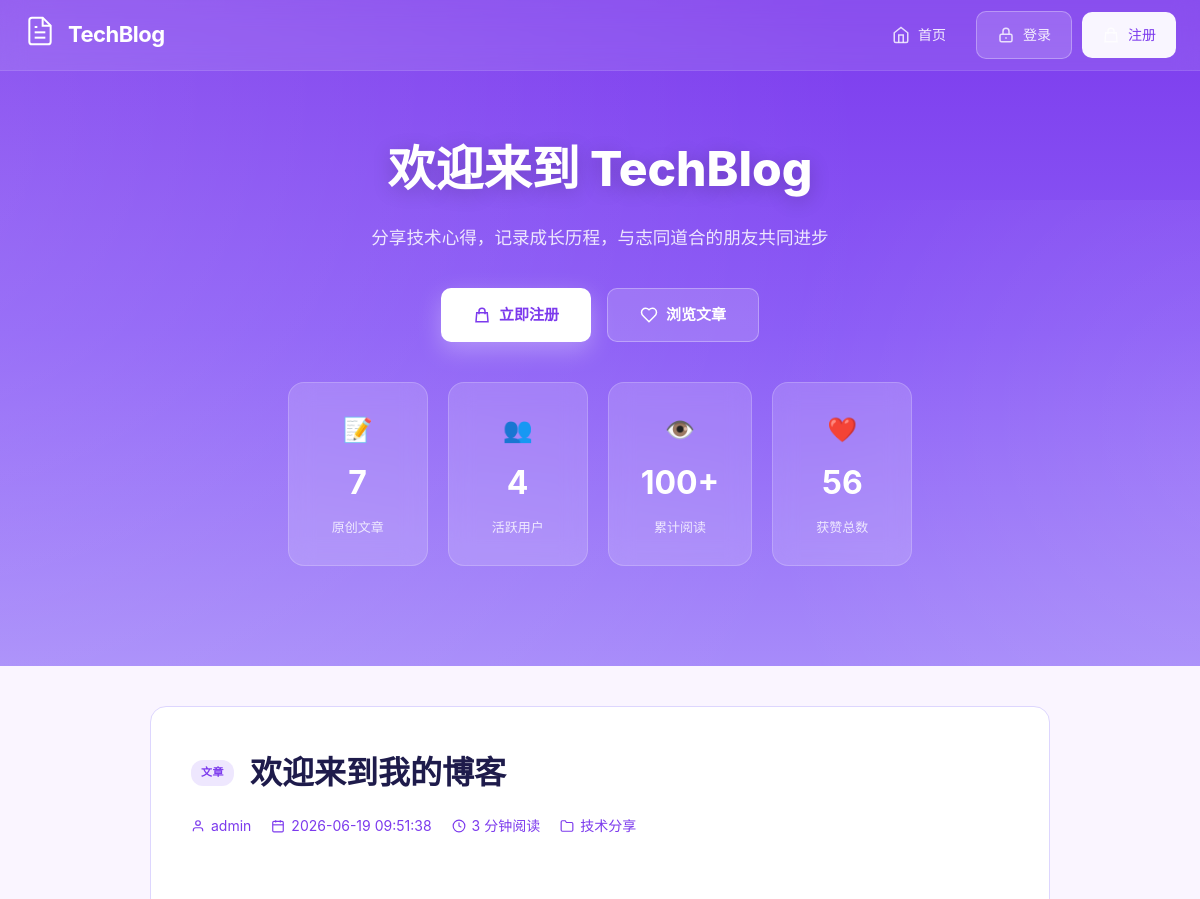
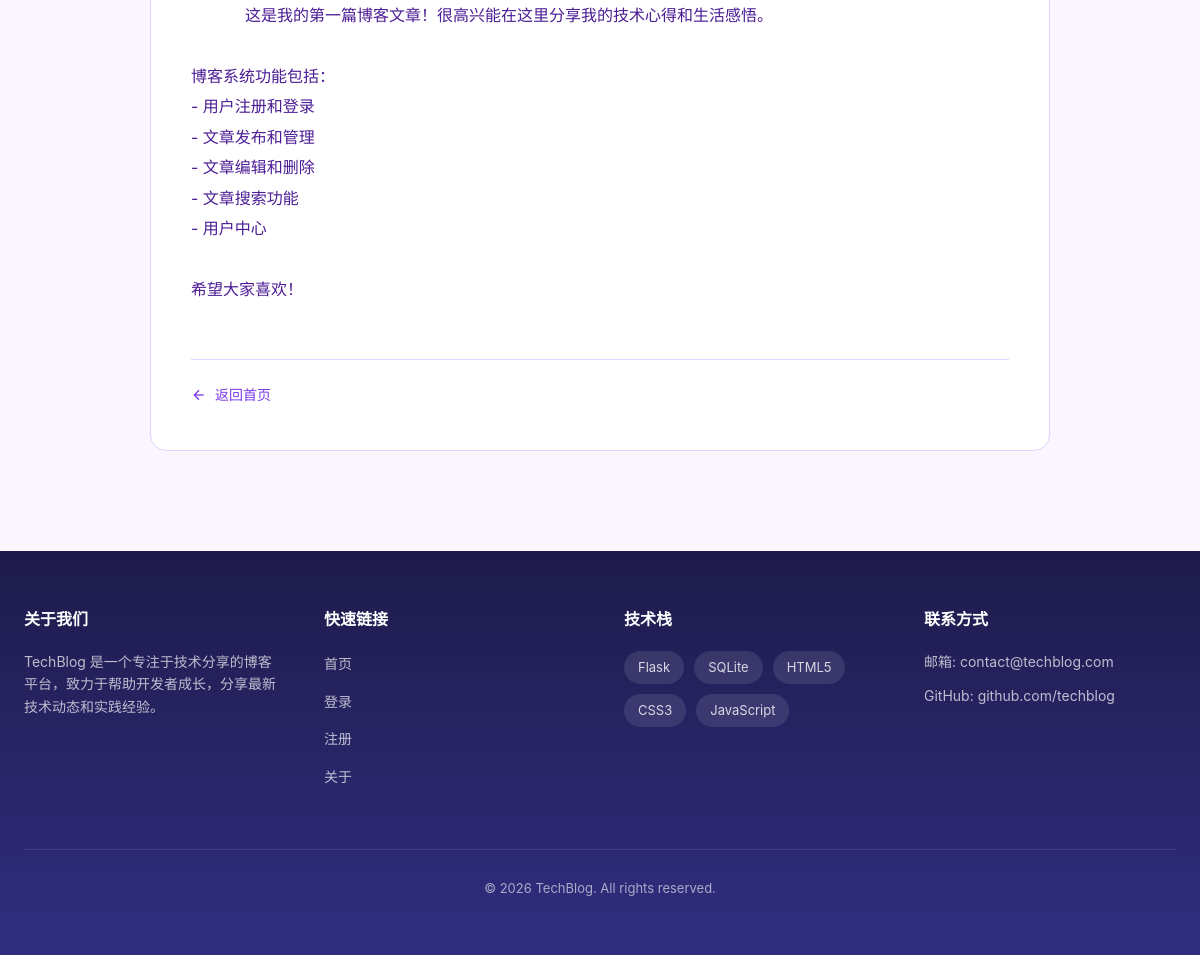
/post/1, run on the app's committed database (2 pictures, top to bottom).
### tables this page shows
CREATE TABLE posts (
    id INTEGER PRIMARY KEY AUTOINCREMENT,
    title TEXT NOT NULL,
    content TEXT NOT NULL,
    author_id INTEGER NOT NULL,
    created_at TIMESTAMP DEFAULT CURRENT_TIMESTAMP,
    updated_at TIMESTAMP, media_type TEXT DEFAULT 'text', media_url TEXT, media_thumbnail TEXT, category TEXT DEFAULT '技术分享', tags TEXT, read_time INTEGER DEFAULT 3, status TEXT DEFAULT pending, reviewed_by INTEGER, reviewed_at TEXT,
    FOREIGN KEY (author_id) REFERENCES users(id)
);

CREATE TABLE users (
    id INTEGER PRIMARY KEY AUTOINCREMENT,
    username TEXT UNIQUE NOT NULL,
    password TEXT NOT NULL,
    created_at TIMESTAMP DEFAULT CURRENT_TIMESTAMP
);

### app.py (the view)
@app.route('/post/<int:post_id>')
def post_detail(post_id):
    db = get_db()
    post = db.execute('SELECT p.*, u.username FROM posts p JOIN users u ON p.author_id = u.id WHERE p.id = ?',
                     (post_id,)).fetchone()
    if post:
        return render_template('post_detail.html', post=post)
    return render_template('errors/404.html'), 404

### app.py (called while the page is built)
def get_db():
    conn = sqlite3.connect(DATABASE)
    conn.row_factory = sqlite3.Row
    return conn

@app.context_processor
def inject_user():
    return dict(
        current_user=session.get('username'),
        is_logged_in='user_id' in session
    )

### templates/post_detail.html (shortened to what this page needs)
{% extends 'base.html' %}
{% block content %}
    <article class="full-post multimodal-post">
        <header>
            <div class="post-header-info">
                <span class="media-badge media-badge-{{ post['media_type'] if post['media_type'] else 'text' }}">
                    {% if post['media_type'] == 'image' %}
                        图片
                    {% elif post['media_type'] == 'video' %}
                        视频
                    {% elif post['media_type'] == 'audio' %}
                        音频
                    {% else %}
                        文章
                    {% endif %}
                </span>
                <h2>{{ post['title'] }}</h2>
            </div>
            <div class="meta">
                <span class="meta-item">
                    <svg width="16" height="16" viewBox="0 0 24 24" fill="none" stroke="currentColor" stroke-width="2">
                        <path d="M20 21v-2a4 4 0 0 0-4-4H8a4 4 0 0 0-4 4v2"></path>
                        <circle cx="12" cy="7" r="4"></circle>
                    </svg>
                    {{ post['username'] }}
                </span>
                <span class="meta-item">
                    <svg width="16" height="16" viewBox="0 0 24 24" fill="none" stroke="currentColor" stroke-width="2">
                        <rect x="3" y="4" width="18" height="18" rx="2" ry="2"></rect>
                        <line x1="16" y1="2" x2="16" y2="6"></line>
                        <line x1="8" y1="2" x2="8" y2="6"></line>
                        <line x1="3" y1="10" x2="21" y2="10"></line>
                    </svg>
                    {{ post['created_at'] }}
                </span>
                {% if post['read_time'] %}
                <span class="meta-item">
                    <svg width="16" height="16" viewBox="0 0 24 24" fill="none" stroke="currentColor" stroke-width="2">
                        <circle cx="12" cy="12" r="10"></circle>
                        <polyline points="12 6 12 12 16 14"></polyline>
                    </svg>
                    {{ post['read_time'] }} 分钟阅读
                </span>
                {% endif %}
                {% if post['category'] %}
                <span class="meta-item">
                    <svg width="16" height="16" viewBox="0 0 24 24" fill="none" stroke="currentColor" stroke-width="2">
                        <path d="M22 19a2 2 0 0 1-2 2H4a2 2 0 0 1-2-2V5a2 2 0 0 1 2-2h5l2 3h9a2 2 0 0 1 2 2z"></path>
                    </svg>
                    {{ post['category'] }}
                </span>
                {% endif %}
            </div>
        </header>
        <div class="content">
            {{ post['content'] }}
        </div>
        <div class="back-link">
            <a href="{{ url_for('index') }}">
                <svg width="16" height="16" viewBox="0 0 24 24" fill="none" stroke="currentColor" stroke-width="2">
                    <line x1="19" y1="12" x2="5" y2="12"></line>
                    <polyline points="12 19 5 12 12 5"></polyline>
                </svg>
                返回首页
            </a>
        </div>
    </article>
{% endblock %}

### static/css/style.css (style rules this page uses)
:root { --primary-color: #8b5cf6; --primary-dark: #7c3aed; --primary-light: #a78bfa; --secondary-color: #e9d5ff; --accent-color: #c084fc; --success-color: #22c55e; --warning-color: #f59e0b; --danger-color: #ef4444; --info-color: #06b6d4; --bg-primary: #faf5ff; --bg-secondary: #f3e8ff; --bg-tertiary: #ede9fe; --bg-card: #ffffff; --bg-hover: #f5f3ff; --text-primary: #1e1b4b; --text-secondary: #4c1d95; --text-muted: #7c3aed; --border-color: #ddd6fe; --border-light: #c4b5fd; --shadow-sm: 0 1px 2px 0 rgba(139, 92, 246, 0.05); --shadow-md: 0 4px 6px -1px rgba(139, 92, 246, 0.1); --shadow-lg: 0 10px 15px -3px rgba(139, 92, 246, 0.12); --shadow-xl: 0 20px 25px -5px rgba(139, 92, 246, 0.15); --radius-sm: 6px; --radius-md: 10px; --radius-lg: 16px; --radius-xl: 24px; --transition-fast: 0.15s ease; --transition-normal: 0.25s ease; --transition-slow: 0.4s ease; }
html, body, ul, ol, li { margin: 0; padding: 0; list-style: none; }
* { margin: 0; padding: 0; box-sizing: border-box; }
body { font-family: 'Inter', 'PingFang SC', 'Microsoft YaHei', -apple-system, BlinkMacSystemFont, sans-serif; line-height: 1.6; color: var(--text-primary); background: var(--bg-primary); min-height: 100vh; }
.meta-item { display: flex; align-items: center; gap: 6px; }
.meta-item svg { width: 14px; height: 14px; }
.full-post { background: var(--bg-card); border: 1px solid var(--border-color); border-radius: var(--radius-lg); padding: 36px; }
.full-post header { margin-bottom: 32px; }
.full-post h2 { border: none; margin-bottom: 20px; padding: 0; font-size: 2rem; }
.full-post .meta { display: flex; gap: 24px; font-size: 14px; color: var(--text-muted); }
.full-post .content { color: var(--text-secondary); font-size: 16px; line-height: 1.9; white-space: pre-wrap; }
.media-badge { padding: 4px 10px; border-radius: 12px; font-size: 11px; font-weight: 600; text-transform: uppercase; letter-spacing: 0.5px; flex-shrink: 0; }
.media-badge-text { background: rgba(139, 92, 246, 0.15); color: var(--primary-dark); }

### templates/post_detail.html (style rules this page uses)
.multimodal-post { background: var(--bg-card); border: 1px solid var(--border-color); border-radius: var(--radius-lg); padding: 40px; }
.multimodal-post header { margin-bottom: 32px; }
.post-header-info { display: flex; align-items: center; gap: 16px; margin-bottom: 16px; }
.multimodal-post h2 { border: none; margin: 0; padding: 0; font-size: 2rem; font-weight: 700; }
.multimodal-post .meta { display: flex; flex-wrap: wrap; gap: 20px; font-size: 14px; color: var(--text-muted); }
.multimodal-post .meta-item { display: flex; align-items: center; gap: 6px; }
.multimodal-post .content { font-size: 16px; line-height: 1.9; color: var(--text-secondary); white-space: pre-wrap; margin-bottom: 24px; }
.back-link { padding-top: 24px; border-top: 1px solid var(--border-color); }
.back-link a { display: inline-flex; align-items: center; gap: 8px; color: var(--text-muted); text-decoration: none; font-size: 14px; transition: var(--transition-fast); }

### data on the page
posts: title "欢迎来到我的博客", created_at "2026-06-19 09:51:38", read_time "3", category "技术分享", content "这是我的第一篇博客文章！很高兴能在这里分享我的技术心得和生活感悟。 博客系统功能包括： - 用户注册和登录 - 文章发布和管理 - 文章编辑和删除 - 文章搜索功能 - 用户中心 希望大家喜欢！"
users: username "admin"
